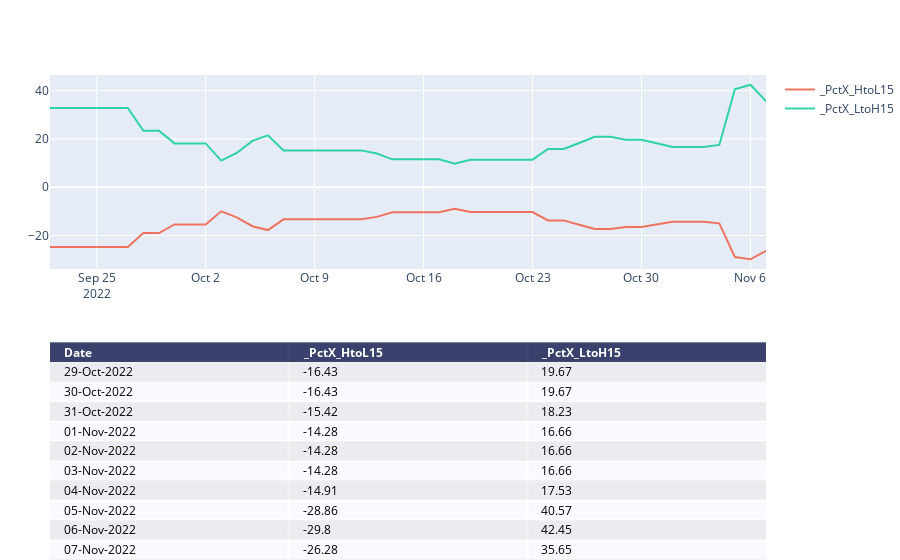

The notebook cell saved with this chart:
### Code cell
chartTitle2=f"{symbol}_PCT-HH-LL"
print(chartTitle1)
# colsToPlot=[  x for  x  in list_cols if x.startswith('_X') and ( x.startswith('_XMid')==False) ]
colsToPlot=[  x for  x  in list_cols if x.startswith('_PctX') ]
fig=manage_chart(df,colsToPlot,"",'')

pio.write_image(fig, f"{report_path}\\{chartTitle2}.png")
fig

### Figure 1 — Plotly figure (JSON) as saved in the notebook; plotly's stock layout.template omitted (floating-point values rounded to 4 significant figures)
{"data": [{"colorscale": [[0, "#00083e"], [0.5, "#ededee"], [1, "#ffffff"]], "hoverinfo": "none", "opacity": 0.75, "showscale": false, "type": "heatmap", "z": [[0, 0, 0], [0.5, 0.5, 0.5], [1, 1, 1], [0.5, 0.5, 0.5], [1, 1, 1], [0.5, 0.5, 0.5], [1, 1, 1], [0.5, 0.5, 0.5], [1, 1, 1], [0.5, 0.5, 0.5], [1, 1, 1]]}, {"name": "_PctX_HtoL15", "opacity": 0.8, "type": "scatter", "x": ["2022-09-22T00:00:00", "2022-09-23T00:00:00", "2022-09-24T00:00:00", "2022-09-25T00:00:00", "2022-09-26T00:00:00", "2022-09-27T00:00:00", "2022-09-28T00:00:00", "2022-09-29T00:00:00", "2022-09-30T00:00:00", "2022-10-01T00:00:00", "2022-10-02T00:00:00", "2022-10-03T00:00:00", "2022-10-04T00:00:00", "2022-10-05T00:00:00", "2022-10-06T00:00:00", "2022-10-07T00:00:00", "2022-10-08T00:00:00", "2022-10-09T00:00:00", "2022-10-10T00:00:00", "2022-10-11T00:00:00", "2022-10-12T00:00:00", "2022-10-13T00:00:00", "2022-10-14T00:00:00", "2022-10-15T00:00:00", "2022-10-16T00:00:00", "2022-10-17T00:00:00", "2022-10-18T00:00:00", "2022-10-19T00:00:00", "2022-10-20T00:00:00", "2022-10-21T00:00:00", "2022-10-22T00:00:00", "2022-10-23T00:00:00", "2022-10-24T00:00:00", "2022-10-25T00:00:00", "2022-10-26T00:00:00", "2022-10-27T00:00:00", "2022-10-28T00:00:00", "2022-10-29T00:00:00", "2022-10-30T00:00:00", "2022-10-31T00:00:00", "2022-11-01T00:00:00", "2022-11-02T00:00:00", "2022-11-03T00:00:00", "2022-11-04T00:00:00", "2022-11-05T00:00:00", "2022-11-06T00:00:00", "2022-11-07T00:00:00"], "xaxis": "x2", "y": [-24.69, -24.69, -24.69, -24.69, -24.69, -24.69, -18.95, -18.95, -15.37, -15.37, -15.37, -9.95, -12.42, -16.1, -17.7, -13.25, -13.25, -13.25, -13.25, -13.25, -13.25, -12.25, -10.37, -10.37, -10.37, -10.37, -8.93, -10.25, -10.25, -10.25, -10.25, -10.25, -13.7, -13.7, -15.49, -17.29, -17.29, -16.43, -16.43, -15.42, -14.28, -14.28, -14.28, -14.91, -28.86, -29.8, -26.28], "yaxis": "y2"}, {"name": "_PctX_LtoH15", "opacity": 0.8, "type": "scatter", "x": ["2022-09-22T00:00:00", "2022-09-23T00:00:00", "2022-09-24T00:00:00", "2022-09-25T00:00:00", "2022-09-26T00:00:00", "2022-09-27T00:00:00", "2022-09-28T00:00:00", "2022-09-29T00:00:00", "2022-09-30T00:00:00", "2022-10-01T00:00:00", "2022-10-02T00:00:00", "2022-10-03T00:00:00", "2022-10-04T00:00:00", "2022-10-05T00:00:00", "2022-10-06T00:00:00", "2022-10-07T00:00:00", "2022-10-08T00:00:00", "2022-10-09T00:00:00", "2022-10-10T00:00:00", "2022-10-11T00:00:00", "2022-10-12T00:00:00", "2022-10-13T00:00:00", "2022-10-14T00:00:00", "2022-10-15T00:00:00", "2022-10-16T00:00:00", "2022-10-17T00:00:00", "2022-10-18T00:00:00", "2022-10-19T00:00:00", "2022-10-20T00:00:00", "2022-10-21T00:00:00", "2022-10-22T00:00:00", "2022-10-23T00:00:00", "2022-10-24T00:00:00", "2022-10-25T00:00:00", "2022-10-26T00:00:00", "2022-10-27T00:00:00", "2022-10-28T00:00:00", "2022-10-29T00:00:00", "2022-10-30T00:00:00", "2022-10-31T00:00:00", "2022-11-01T00:00:00", "2022-11-02T00:00:00", "2022-11-03T00:00:00", "2022-11-04T00:00:00", "2022-11-05T00:00:00", "2022-11-06T00:00:00", "2022-11-07T00:00:00"], "xaxis": "x2", "y": [32.79, 32.79, 32.79, 32.79, 32.79, 32.79, 23.39, 23.39, 18.16, 18.16, 18.16, 11.04, 14.18, 19.19, 21.5, 15.27, 15.27, 15.27, 15.27, 15.27, 15.27, 13.96, 11.57, 11.57, 11.57, 11.57, 9.8, 11.42, 11.42, 11.42, 11.42, 11.42, 15.87, 15.87, 18.32, 20.9, 20.9, 19.67, 19.67, 18.23, 16.66, 16.66, 16.66, 17.53, 40.57, 42.45, 35.65], "yaxis": "y2"}], "layout": {"annotations": [{"align": "left", "font": {"color": "#ffffff"}, "showarrow": false, "text": "<b>Date</b>", "x": -0.45, "xanchor": "left", "xref": "x", "y": 0, "yref": "y"}, {"align": "left", "font": {"color": "#ffffff"}, "showarrow": false, "text": "<b>_PctX_HtoL15</b>", "x": 0.55, "xanchor": "left", "xref": "x", "y": 0, "yref": "y"}, {"align": "left", "font": {"color": "#ffffff"}, "showarrow": false, "text": "<b>_PctX_LtoH15</b>", "x": 1.55, "xanchor": "left", "xref": "x", "y": 0, "yref": "y"}, {"align": "left", "font": {"color": "#000000"}, "showarrow": false, "text": "29-Oct-2022", "x": -0.45, "xanchor": "left", "xref": "x", "y": 1, "yref": "y"}, {"align": "left", "font": {"color": "#000000"}, "showarrow": false, "text": "-16.43", "x": 0.55, "xanchor": "left", "xref": "x", "y": 1, "yref": "y"}, {"align": "left", "font": {"color": "#000000"}, "showarrow": false, "text": "19.67", "x": 1.55, "xanchor": "left", "xref": "x", "y": 1, "yref": "y"}, {"align": "left", "font": {"color": "#000000"}, "showarrow": false, "text": "30-Oct-2022", "x": -0.45, "xanchor": "left", "xref": "x", "y": 2, "yref": "y"}, {"align": "left", "font": {"color": "#000000"}, "showarrow": false, "text": "-16.43", "x": 0.55, "xanchor": "left", "xref": "x", "y": 2, "yref": "y"}, {"align": "left", "font": {"color": "#000000"}, "showarrow": false, "text": "19.67", "x": 1.55, "xanchor": "left", "xref": "x", "y": 2, "yref": "y"}, {"align": "left", "font": {"color": "#000000"}, "showarrow": false, "text": "31-Oct-2022", "x": -0.45, "xanchor": "left", "xref": "x", "y": 3, "yref": "y"}, {"align": "left", "font": {"color": "#000000"}, "showarrow": false, "text": "-15.42", "x": 0.55, "xanchor": "left", "xref": "x", "y": 3, "yref": "y"}, {"align": "left", "font": {"color": "#000000"}, "showarrow": false, "text": "18.23", "x": 1.55, "xanchor": "left", "xref": "x", "y": 3, "yref": "y"}, {"align": "left", "font": {"color": "#000000"}, "showarrow": false, "text": "01-Nov-2022", "x": -0.45, "xanchor": "left", "xref": "x", "y": 4, "yref": "y"}, {"align": "left", "font": {"color": "#000000"}, "showarrow": false, "text": "-14.28", "x": 0.55, "xanchor": "left", "xref": "x", "y": 4, "yref": "y"}, {"align": "left", "font": {"color": "#000000"}, "showarrow": false, "text": "16.66", "x": 1.55, "xanchor": "left", "xref": "x", "y": 4, "yref": "y"}, {"align": "left", "font": {"color": "#000000"}, "showarrow": false, "text": "02-Nov-2022", "x": -0.45, "xanchor": "left", "xref": "x", "y": 5, "yref": "y"}, {"align": "left", "font": {"color": "#000000"}, "showarrow": false, "text": "-14.28", "x": 0.55, "xanchor": "left", "xref": "x", "y": 5, "yref": "y"}, {"align": "left", "font": {"color": "#000000"}, "showarrow": false, "text": "16.66", "x": 1.55, "xanchor": "left", "xref": "x", "y": 5, "yref": "y"}, {"align": "left", "font": {"color": "#000000"}, "showarrow": false, "text": "03-Nov-2022", "x": -0.45, "xanchor": "left", "xref": "x", "y": 6, "yref": "y"}, {"align": "left", "font": {"color": "#000000"}, "showarrow": false, "text": "-14.28", "x": 0.55, "xanchor": "left", "xref": "x", "y": 6, "yref": "y"}, {"align": "left", "font": {"color": "#000000"}, "showarrow": false, "text": "16.66", "x": 1.55, "xanchor": "left", "xref": "x", "y": 6, "yref": "y"}, {"align": "left", "font": {"color": "#000000"}, "showarrow": false, "text": "04-Nov-2022", "x": -0.45, "xanchor": "left", "xref": "x", "y": 7, "yref": "y"}, {"align": "left", "font": {"color": "#000000"}, "showarrow": false, "text": "-14.91", "x": 0.55, "xanchor": "left", "xref": "x", "y": 7, "yref": "y"}, {"align": "left", "font": {"color": "#000000"}, "showarrow": false, "text": "17.53", "x": 1.55, "xanchor": "left", "xref": "x", "y": 7, "yref": "y"}, {"align": "left", "font": {"color": "#000000"}, "showarrow": false, "text": "05-Nov-2022", "x": -0.45, "xanchor": "left", "xref": "x", "y": 8, "yref": "y"}, {"align": "left", "font": {"color": "#000000"}, "showarrow": false, "text": "-28.86", "x": 0.55, "xanchor": "left", "xref": "x", "y": 8, "yref": "y"}, {"align": "left", "font": {"color": "#000000"}, "showarrow": false, "text": "40.57", "x": 1.55, "xanchor": "left", "xref": "x", "y": 8, "yref": "y"}, {"align": "left", "font": {"color": "#000000"}, "showarrow": false, "text": "06-Nov-2022", "x": -0.45, "xanchor": "left", "xref": "x", "y": 9, "yref": "y"}, {"align": "left", "font": {"color": "#000000"}, "showarrow": false, "text": "-29.8", "x": 0.55, "xanchor": "left", "xref": "x", "y": 9, "yref": "y"}, {"align": "left", "font": {"color": "#000000"}, "showarrow": false, "text": "42.45", "x": 1.55, "xanchor": "left", "xref": "x", "y": 9, "yref": "y"}, {"align": "left", "font": {"color": "#000000"}, "showarrow": false, "text": "07-Nov-2022", "x": -0.45, "xanchor": "left", "xref": "x", "y": 10, "yref": "y"}, {"align": "left", "font": {"color": "#000000"}, "showarrow": false, "text": "-26.28", "x": 0.55, "xanchor": "left", "xref": "x", "y": 10, "yref": "y"}, {"align": "left", "font": {"color": "#000000"}, "showarrow": false, "text": "35.65", "x": 1.55, "xanchor": "left", "xref": "x", "y": 10, "yref": "y"}], "autosize": true, "margin": {"b": 0, "l": 50, "r": 0, "t": 75}, "title": {"text": ""}, "xaxis": {"autorange": true, "dtick": 1, "gridwidth": 2, "range": [-0.5, 2.5], "showticklabels": false, "tick0": -0.5, "ticks": "", "zeroline": false}, "xaxis2": {"anchor": "y2", "autorange": true, "range": ["2022-09-22", "2022-11-07"], "type": "date"}, "yaxis": {"autorange": true, "domain": [0, 0.45], "dtick": 1, "gridwidth": 2, "range": [10.5, -0.5], "showticklabels": false, "tick0": 0.5, "ticks": "", "zeroline": false}, "yaxis2": {"anchor": "x2", "autorange": true, "domain": [0.6, 1], "range": [-33.81, 46.46], "title": {"text": ""}, "type": "linear"}}}
